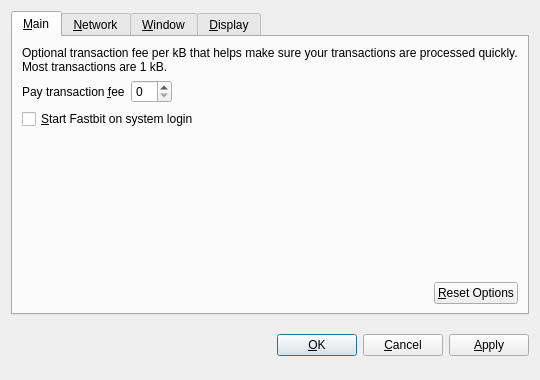
<?xml version="1.0" encoding="UTF-8"?>
<ui version="4.0">
 <class>OptionsDialog</class>
 <widget class="QDialog" name="OptionsDialog">
  <property name="geometry">
   <rect>
    <x>0</x>
    <y>0</y>
    <width>540</width>
    <height>380</height>
   </rect>
  </property>
  <property name="windowTitle">
   <string>Options</string>
  </property>
  <property name="modal">
   <bool>true</bool>
  </property>
  <layout class="QVBoxLayout" name="verticalLayout">
   <item>
    <widget class="QTabWidget" name="tabWidget">
     <property name="tabPosition">
      <enum>QTabWidget::North</enum>
     </property>
     <property name="currentIndex">
      <number>0</number>
     </property>
     <widget class="QWidget" name="tabMain">
      <attribute name="title">
       <string>&amp;Main</string>
      </attribute>
      <layout class="QVBoxLayout" name="verticalLayout_Main">
       <item>
        <widget class="QLabel" name="transactionFeeInfoLabel">
         <property name="text">
          <string>Optional transaction fee per kB that helps make sure your transactions are processed quickly. Most transactions are 1 kB.</string>
         </property>
         <property name="textFormat">
          <enum>Qt::PlainText</enum>
         </property>
         <property name="wordWrap">
          <bool>true</bool>
         </property>
        </widget>
       </item>
       <item>
        <layout class="QHBoxLayout" name="horizontalLayout_1_Main">
         <item>
          <widget class="QLabel" name="transactionFeeLabel">
           <property name="text">
            <string>Pay transaction &amp;fee</string>
           </property>
           <property name="textFormat">
            <enum>Qt::PlainText</enum>
           </property>
           <property name="buddy">
            <cstring>transactionFee</cstring>
           </property>
          </widget>
         </item>
         <item>
          <widget class="BitcoinAmountField" name="transactionFee"/>
         </item>
         <item>
          <spacer name="horizontalSpacer_1_Main">
           <property name="orientation">
            <enum>Qt::Horizontal</enum>
           </property>
           <property name="sizeHint" stdset="0">
            <size>
             <width>40</width>
             <height>20</height>
            </size>
           </property>
          </spacer>
         </item>
        </layout>
       </item>
       <item>
        <widget class="QCheckBox" name="bitcoinAtStartup">
         <property name="toolTip">
          <string>Automatically start Fastbit after logging in to the system.</string>
         </property>
         <property name="text">
          <string>&amp;Start Fastbit on system login</string>
         </property>
        </widget>
       </item>
       <item>
        <spacer name="verticalSpacer_Main">
         <property name="orientation">
          <enum>Qt::Vertical</enum>
         </property>
         <property name="sizeHint" stdset="0">
          <size>
           <width>20</width>
           <height>40</height>
          </size>
         </property>
        </spacer>
       </item>
       <item>
        <layout class="QHBoxLayout" name="horizontalLayout_2_Main">
         <item>
          <spacer name="horizontalSpacer_2_Main">
           <property name="orientation">
            <enum>Qt::Horizontal</enum>
           </property>
           <property name="sizeHint" stdset="0">
            <size>
             <width>40</width>
             <height>20</height>
            </size>
           </property>
          </spacer>
         </item>
         <item>
          <widget class="QPushButton" name="resetButton">
           <property name="toolTip">
            <string>Reset all client options to default.</string>
           </property>
           <property name="text">
            <string>&amp;Reset Options</string>
           </property>
           <property name="autoDefault">
            <bool>false</bool>
           </property>
          </widget>
         </item>
        </layout>
       </item>
      </layout>
     </widget>
     <widget class="QWidget" name="tabNetwork">
      <attribute name="title">
       <string>&amp;Network</string>
      </attribute>
      <layout class="QVBoxLayout" name="verticalLayout_Network">
       <item>
        <widget class="QCheckBox" name="mapPortUpnp">
         <property name="toolTip">
          <string>Automatically open the Fastbit client port on the router. This only works when your router supports UPnP and it is enabled.</string>
         </property>
         <property name="text">
          <string>Map port using &amp;UPnP</string>
         </property>
        </widget>
       </item>
       <item>
        <widget class="QCheckBox" name="connectSocks">
         <property name="toolTip">
          <string>Connect to the Fastbit network through a SOCKS proxy (e.g. when connecting through Tor).</string>
         </property>
         <property name="text">
          <string>&amp;Connect through SOCKS proxy:</string>
         </property>
        </widget>
       </item>
       <item>
        <layout class="QHBoxLayout" name="horizontalLayout_Network">
         <item>
          <widget class="QLabel" name="proxyIpLabel">
           <property name="text">
            <string>Proxy &amp;IP:</string>
           </property>
           <property name="textFormat">
            <enum>Qt::PlainText</enum>
           </property>
           <property name="buddy">
            <cstring>proxyIp</cstring>
           </property>
          </widget>
         </item>
         <item>
          <widget class="QValidatedLineEdit" name="proxyIp">
           <property name="maximumSize">
            <size>
             <width>140</width>
             <height>16777215</height>
            </size>
           </property>
           <property name="toolTip">
            <string>IP address of the proxy (e.g. 127.0.0.1)</string>
           </property>
          </widget>
         </item>
         <item>
          <widget class="QLabel" name="proxyPortLabel">
           <property name="text">
            <string>&amp;Port:</string>
           </property>
           <property name="textFormat">
            <enum>Qt::PlainText</enum>
           </property>
           <property name="buddy">
            <cstring>proxyPort</cstring>
           </property>
          </widget>
         </item>
         <item>
          <widget class="QLineEdit" name="proxyPort">
           <property name="maximumSize">
            <size>
             <width>55</width>
             <height>16777215</height>
            </size>
           </property>
           <property name="toolTip">
            <string>Port of the proxy (e.g. 9050)</string>
           </property>
          </widget>
         </item>
         <item>
          <widget class="QLabel" name="socksVersionLabel">
           <property name="text">
            <string>SOCKS &amp;Version:</string>
           </property>
           <property name="textFormat">
            <enum>Qt::PlainText</enum>
           </property>
           <property name="buddy">
            <cstring>socksVersion</cstring>
           </property>
          </widget>
         </item>
         <item>
          <widget class="QValueComboBox" name="socksVersion">
           <property name="toolTip">
            <string>SOCKS version of the proxy (e.g. 5)</string>
           </property>
          </widget>
         </item>
         <item>
          <spacer name="horizontalSpacer_Network">
           <property name="orientation">
            <enum>Qt::Horizontal</enum>
           </property>
           <property name="sizeHint" stdset="0">
            <size>
             <width>40</width>
             <height>20</height>
            </size>
           </property>
          </spacer>
         </item>
        </layout>
       </item>
       <item>
        <spacer name="verticalSpacer_Network">
         <property name="orientation">
          <enum>Qt::Vertical</enum>
         </property>
         <property name="sizeHint" stdset="0">
          <size>
           <width>20</width>
           <height>40</height>
          </size>
         </property>
        </spacer>
       </item>
      </layout>
     </widget>
     <widget class="QWidget" name="tabWindow">
      <attribute name="title">
       <string>&amp;Window</string>
      </attribute>
      <layout class="QVBoxLayout" name="verticalLayout_Window">
       <item>
        <widget class="QCheckBox" name="minimizeToTray">
         <property name="toolTip">
          <string>Show only a tray icon after minimizing the window.</string>
         </property>
         <property name="text">
          <string>&amp;Minimize to the tray instead of the taskbar</string>
         </property>
        </widget>
       </item>
       <item>
        <widget class="QCheckBox" name="minimizeOnClose">
         <property name="toolTip">
          <string>Minimize instead of exit the application when the window is closed. When this option is enabled, the application will be closed only after selecting Quit in the menu.</string>
         </property>
         <property name="text">
          <string>M&amp;inimize on close</string>
         </property>
        </widget>
       </item>
       <item>
        <spacer name="verticalSpacer_Window">
         <property name="orientation">
          <enum>Qt::Vertical</enum>
         </property>
         <property name="sizeHint" stdset="0">
          <size>
           <width>20</width>
           <height>40</height>
          </size>
         </property>
        </spacer>
       </item>
      </layout>
     </widget>
     <widget class="QWidget" name="tabDisplay">
      <attribute name="title">
       <string>&amp;Display</string>
      </attribute>
      <layout class="QVBoxLayout" name="verticalLayout_Display">
       <item>
        <layout class="QHBoxLayout" name="horizontalLayout_1_Display">
         <item>
          <widget class="QLabel" name="langLabel">
           <property name="text">
            <string>User Interface &amp;language:</string>
           </property>
           <property name="textFormat">
            <enum>Qt::PlainText</enum>
           </property>
           <property name="buddy">
            <cstring>lang</cstring>
           </property>
          </widget>
         </item>
         <item>
          <widget class="QValueComboBox" name="lang">
           <property name="toolTip">
            <string>The user interface language can be set here. This setting will take effect after restarting Fastbit.</string>
           </property>
          </widget>
         </item>
        </layout>
       </item>
       <item>
        <layout class="QHBoxLayout" name="horizontalLayout_2_Display">
         <item>
          <widget class="QLabel" name="unitLabel">
           <property name="text">
            <string>&amp;Unit to show amounts in:</string>
           </property>
           <property name="textFormat">
            <enum>Qt::PlainText</enum>
           </property>
           <property name="buddy">
            <cstring>unit</cstring>
           </property>
          </widget>
         </item>
         <item>
          <widget class="QValueComboBox" name="unit">
           <property name="toolTip">
            <string>Choose the default subdivision unit to show in the interface and when sending coins.</string>
           </property>
          </widget>
         </item>
        </layout>
       </item>
       <item>
        <widget class="QCheckBox" name="displayAddresses">
         <property name="toolTip">
          <string>Whether to show Fastbit addresses in the transaction list or not.</string>
         </property>
         <property name="text">
          <string>&amp;Display addresses in transaction list</string>
         </property>
        </widget>
       </item>
       <item>
        <spacer name="verticalSpacer_Display">
         <property name="orientation">
          <enum>Qt::Vertical</enum>
         </property>
         <property name="sizeHint" stdset="0">
          <size>
           <width>20</width>
           <height>40</height>
          </size>
         </property>
        </spacer>
       </item>
      </layout>
     </widget>
    </widget>
   </item>
   <item>
    <layout class="QHBoxLayout" name="horizontalLayout_Buttons">
     <item>
      <spacer name="horizontalSpacer_1">
       <property name="orientation">
        <enum>Qt::Horizontal</enum>
       </property>
       <property name="sizeHint" stdset="0">
        <size>
         <width>40</width>
         <height>48</height>
        </size>
       </property>
      </spacer>
     </item>
     <item>
      <widget class="QLabel" name="statusLabel">
       <property name="font">
        <font>
         <weight>75</weight>
         <bold>true</bold>
        </font>
       </property>
       <property name="text">
        <string/>
       </property>
       <property name="textFormat">
        <enum>Qt::PlainText</enum>
       </property>
       <property name="wordWrap">
        <bool>true</bool>
       </property>
      </widget>
     </item>
     <item>
      <spacer name="horizontalSpacer_2">
       <property name="orientation">
        <enum>Qt::Horizontal</enum>
       </property>
       <property name="sizeHint" stdset="0">
        <size>
         <width>40</width>
         <height>48</height>
        </size>
       </property>
      </spacer>
     </item>
     <item>
      <widget class="QPushButton" name="okButton">
       <property name="text">
        <string>&amp;OK</string>
       </property>
      </widget>
     </item>
     <item>
      <widget class="QPushButton" name="cancelButton">
       <property name="text">
        <string>&amp;Cancel</string>
       </property>
       <property name="autoDefault">
        <bool>false</bool>
       </property>
      </widget>
     </item>
     <item>
      <widget class="QPushButton" name="applyButton">
       <property name="text">
        <string>&amp;Apply</string>
       </property>
       <property name="autoDefault">
        <bool>false</bool>
       </property>
      </widget>
     </item>
    </layout>
   </item>
  </layout>
 </widget>
 <customwidgets>
  <customwidget>
   <class>BitcoinAmountField</class>
   <extends>QSpinBox</extends>
   <header>bitcoinamountfield.h</header>
  </customwidget>
  <customwidget>
   <class>QValueComboBox</class>
   <extends>QComboBox</extends>
   <header>qvaluecombobox.h</header>
  </customwidget>
  <customwidget>
   <class>QValidatedLineEdit</class>
   <extends>QLineEdit</extends>
   <header>qvalidatedlineedit.h</header>
  </customwidget>
 </customwidgets>
 <resources/>
 <connections/>
</ui>
